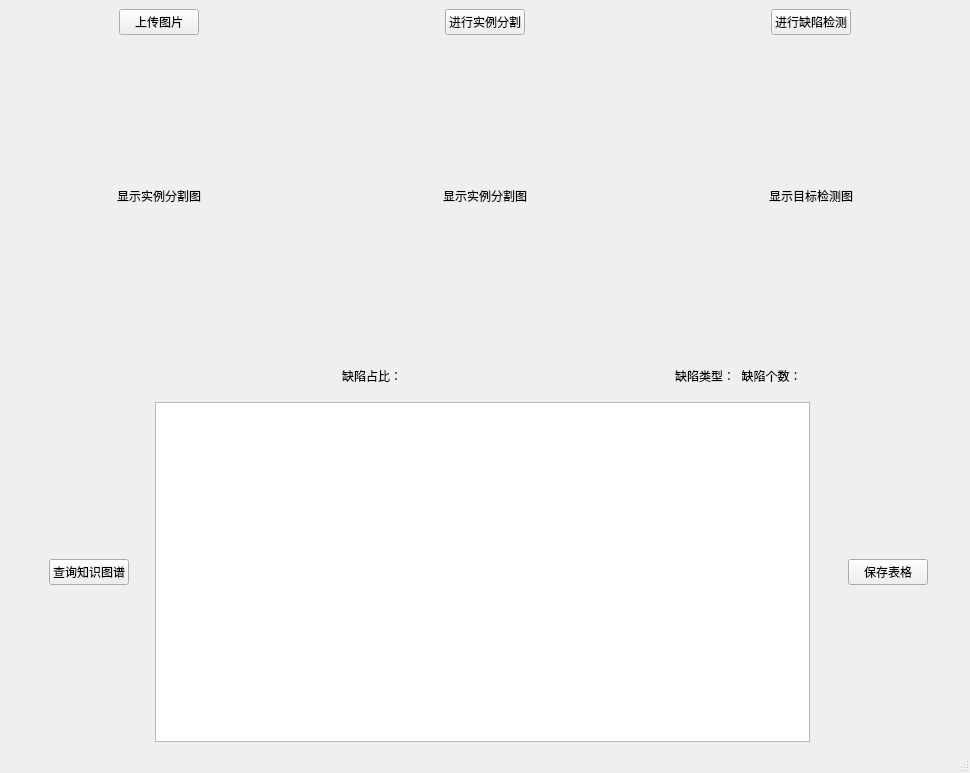
<?xml version="1.0" encoding="UTF-8"?>
<ui version="4.0">
 <class>MainWindow</class>
 <widget class="QMainWindow" name="MainWindow">
  <property name="geometry">
   <rect>
    <x>0</x>
    <y>0</y>
    <width>970</width>
    <height>773</height>
   </rect>
  </property>
  <property name="windowTitle">
   <string>MainWindow</string>
  </property>
  <widget class="QWidget" name="centralwidget">
   <layout class="QGridLayout" name="gridLayout">
    <item row="0" column="0">
     <layout class="QVBoxLayout" name="verticalLayout" stretch="6,0,6">
      <item>
       <layout class="QHBoxLayout" name="horizontalLayout">
        <item>
         <layout class="QVBoxLayout" name="verticalLayout_2" stretch="2,5">
          <item>
           <layout class="QHBoxLayout" name="horizontalLayout_3">
            <item>
             <spacer name="horizontalSpacer_2">
              <property name="orientation">
               <enum>Qt::Horizontal</enum>
              </property>
              <property name="sizeHint" stdset="0">
               <size>
                <width>40</width>
                <height>20</height>
               </size>
              </property>
             </spacer>
            </item>
            <item>
             <widget class="QPushButton" name="upload_picture_button">
              <property name="text">
               <string>上传图片</string>
              </property>
             </widget>
            </item>
            <item>
             <spacer name="horizontalSpacer_3">
              <property name="orientation">
               <enum>Qt::Horizontal</enum>
              </property>
              <property name="sizeHint" stdset="0">
               <size>
                <width>40</width>
                <height>20</height>
               </size>
              </property>
             </spacer>
            </item>
           </layout>
          </item>
          <item>
           <widget class="QLabel" name="label_original_pic">
            <property name="text">
             <string>显示实例分割图</string>
            </property>
            <property name="alignment">
             <set>Qt::AlignCenter</set>
            </property>
           </widget>
          </item>
         </layout>
        </item>
        <item>
         <spacer name="verticalSpacer_4">
          <property name="orientation">
           <enum>Qt::Vertical</enum>
          </property>
          <property name="sizeHint" stdset="0">
           <size>
            <width>20</width>
            <height>40</height>
           </size>
          </property>
         </spacer>
        </item>
        <item>
         <layout class="QVBoxLayout" name="verticalLayout_4" stretch="2,5">
          <item>
           <layout class="QHBoxLayout" name="horizontalLayout_4">
            <item>
             <spacer name="horizontalSpacer_4">
              <property name="orientation">
               <enum>Qt::Horizontal</enum>
              </property>
              <property name="sizeHint" stdset="0">
               <size>
                <width>40</width>
                <height>20</height>
               </size>
              </property>
             </spacer>
            </item>
            <item>
             <widget class="QPushButton" name="instance_button">
              <property name="text">
               <string>进行实例分割</string>
              </property>
             </widget>
            </item>
            <item>
             <spacer name="horizontalSpacer_5">
              <property name="orientation">
               <enum>Qt::Horizontal</enum>
              </property>
              <property name="sizeHint" stdset="0">
               <size>
                <width>40</width>
                <height>20</height>
               </size>
              </property>
             </spacer>
            </item>
           </layout>
          </item>
          <item>
           <widget class="QLabel" name="label_instance_pic">
            <property name="text">
             <string>显示实例分割图</string>
            </property>
            <property name="alignment">
             <set>Qt::AlignCenter</set>
            </property>
           </widget>
          </item>
         </layout>
        </item>
        <item>
         <spacer name="verticalSpacer_2">
          <property name="orientation">
           <enum>Qt::Vertical</enum>
          </property>
          <property name="sizeHint" stdset="0">
           <size>
            <width>20</width>
            <height>40</height>
           </size>
          </property>
         </spacer>
        </item>
        <item>
         <layout class="QVBoxLayout" name="verticalLayout_6" stretch="2,5">
          <item>
           <layout class="QHBoxLayout" name="horizontalLayout_5">
            <item>
             <spacer name="horizontalSpacer_6">
              <property name="orientation">
               <enum>Qt::Horizontal</enum>
              </property>
              <property name="sizeHint" stdset="0">
               <size>
                <width>40</width>
                <height>20</height>
               </size>
              </property>
             </spacer>
            </item>
            <item>
             <widget class="QPushButton" name="defect_detection_button">
              <property name="text">
               <string>进行缺陷检测</string>
              </property>
             </widget>
            </item>
            <item>
             <spacer name="horizontalSpacer_7">
              <property name="orientation">
               <enum>Qt::Horizontal</enum>
              </property>
              <property name="sizeHint" stdset="0">
               <size>
                <width>40</width>
                <height>20</height>
               </size>
              </property>
             </spacer>
            </item>
           </layout>
          </item>
          <item>
           <widget class="QLabel" name="label_defect_pic">
            <property name="text">
             <string>显示目标检测图</string>
            </property>
            <property name="alignment">
             <set>Qt::AlignCenter</set>
            </property>
           </widget>
          </item>
         </layout>
        </item>
       </layout>
      </item>
      <item>
       <layout class="QHBoxLayout" name="horizontalLayout_7" stretch="7,1,7,1,7">
        <item>
         <widget class="QLabel" name="label_remain">
          <property name="text">
           <string/>
          </property>
         </widget>
        </item>
        <item>
         <spacer name="verticalSpacer_5">
          <property name="orientation">
           <enum>Qt::Vertical</enum>
          </property>
          <property name="sizeHint" stdset="0">
           <size>
            <width>20</width>
            <height>40</height>
           </size>
          </property>
         </spacer>
        </item>
        <item>
         <widget class="QLabel" name="label_proportion_defect">
          <property name="text">
           <string>缺陷占比：</string>
          </property>
         </widget>
        </item>
        <item>
         <spacer name="verticalSpacer">
          <property name="orientation">
           <enum>Qt::Vertical</enum>
          </property>
          <property name="sizeHint" stdset="0">
           <size>
            <width>20</width>
            <height>40</height>
           </size>
          </property>
         </spacer>
        </item>
        <item>
         <widget class="QLabel" name="label_defect_and_number">
          <property name="text">
           <string>缺陷类型：  缺陷个数：</string>
          </property>
         </widget>
        </item>
       </layout>
      </item>
      <item>
       <layout class="QHBoxLayout" name="horizontalLayout_2" stretch="0,2,0,20,1,2,1">
        <item>
         <spacer name="horizontalSpacer_10">
          <property name="orientation">
           <enum>Qt::Horizontal</enum>
          </property>
          <property name="sizeHint" stdset="0">
           <size>
            <width>40</width>
            <height>20</height>
           </size>
          </property>
         </spacer>
        </item>
        <item>
         <widget class="QPushButton" name="query_kg_button">
          <property name="maximumSize">
           <size>
            <width>16777215</width>
            <height>16777215</height>
           </size>
          </property>
          <property name="text">
           <string>查询知识图谱</string>
          </property>
         </widget>
        </item>
        <item>
         <spacer name="verticalSpacer_6">
          <property name="orientation">
           <enum>Qt::Vertical</enum>
          </property>
          <property name="sizeHint" stdset="0">
           <size>
            <width>20</width>
            <height>40</height>
           </size>
          </property>
         </spacer>
        </item>
        <item>
         <widget class="QTableWidget" name="table_kg"/>
        </item>
        <item>
         <spacer name="verticalSpacer_3">
          <property name="orientation">
           <enum>Qt::Vertical</enum>
          </property>
          <property name="sizeHint" stdset="0">
           <size>
            <width>20</width>
            <height>40</height>
           </size>
          </property>
         </spacer>
        </item>
        <item>
         <widget class="QPushButton" name="save_form_button">
          <property name="text">
           <string>保存表格</string>
          </property>
         </widget>
        </item>
        <item>
         <spacer name="horizontalSpacer_8">
          <property name="orientation">
           <enum>Qt::Horizontal</enum>
          </property>
          <property name="sizeHint" stdset="0">
           <size>
            <width>40</width>
            <height>20</height>
           </size>
          </property>
         </spacer>
        </item>
       </layout>
      </item>
     </layout>
    </item>
   </layout>
  </widget>
  <widget class="QStatusBar" name="statusbar"/>
 </widget>
 <resources/>
 <connections/>
</ui>
